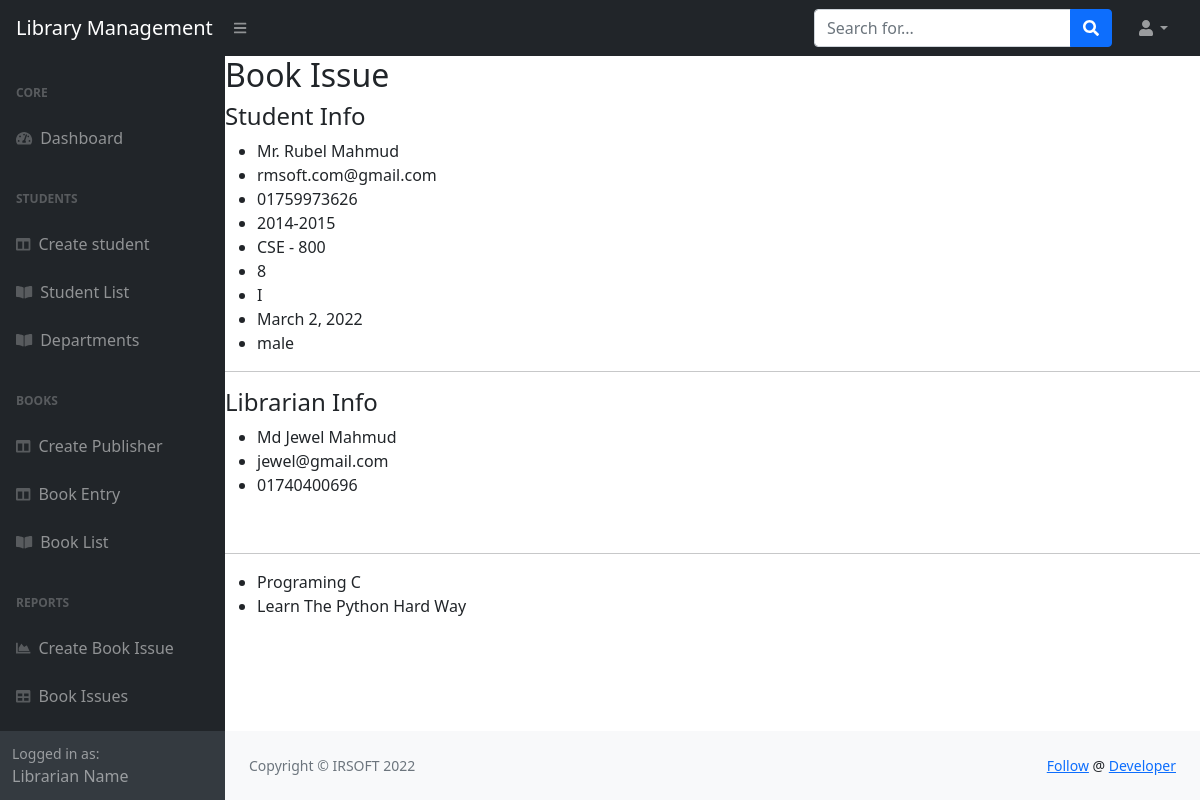
The app's page /issues/1/document/ with its own data.
### book_issues/models.py (models this page shows, shortened)
class BookIssue(models.Model):
    issueId = models.CharField(max_length=50, null=True, blank=True, editable=False)
    title = models.CharField(max_length=100, default='Book reception info')
    slug = models.CharField(max_length=200, null=True, blank=True)
    student = models.ForeignKey(Student, on_delete=models.CASCADE)
    librarian = models.ForeignKey(Librarian, on_delete=models.CASCADE)
    books = models.ManyToManyField(Book, null=True, blank=True)
    issue_date = models.DateTimeField(auto_now_add=True)
    updated_at = models.DateTimeField(null=True, blank=True)
    return_date = models.DateField(null=True, blank=True)
    is_closed = models.BooleanField(default=False)
    class Meta:
        verbose_name_plural = 'bookissues'

### students/models.py (models this page shows, shortened)
class Student(models.Model):
    semisters = (
        ('1','1st'),
        ('2','2nd'),
        ('3','3rd'),
        ('4','4th'),
        ('5','5th'),
        ('6','6th'),
        ('7','7th'),
        ('8','8th'),
    )
    gender = (
        ('male', 'Male'),
        ('female', 'Female'),
        ('other', 'Other'),
    )
    stdId = models.CharField(max_length=50, null=True, blank=True, editable=False)
    name = models.CharField(max_length=100)
    email = models.CharField(max_length=50)
    mobile = models.CharField(max_length=50)
    session = models.CharField(max_length=50)
    department = models.ForeignKey(Department, on_delete=models.CASCADE)
    semister = models.CharField(choices=semisters, max_length=50)
    dob = models.DateField()
    fatherName = models.CharField(max_length=100)
    motherName = models.CharField(max_length=100)
    address = models.TextField(max_length=500)
    religion = models.CharField(max_length=100)
    gender = models.CharField(choices=gender, max_length=100)
    class Meta:
        verbose_name_plural = 'students'

class Department(models.Model):
    name = models.CharField(max_length=100)
    code = models.CharField(max_length=50)
    description = models.TextField(max_length=600)
    class Meta:
        verbose_name_plural = 'departments'
    def __str__(self):
        return f'{self.name} - {self.code}'

### librarians/models.py (models this page shows, shortened)
class Librarian(models.Model):
    libId = models.CharField(max_length=50, null=True, blank=True)
    name = models.CharField(max_length=100)
    email = models.CharField(max_length=50)
    mobile = models.CharField(max_length=50)
    photo = models.ImageField(max_length=600)
    class Meta:
        verbose_name_plural = 'librarians'

### books/models.py (models this page shows, shortened)
class Book(models.Model):
    semisters = (
        ('1','1st'),
        ('2','2nd'),
        ('3','3rd'),
        ('4','4th'),
        ('5','5th'),
        ('6','6th'),
        ('7','7th'),
        ('8','8th'),
    )
    name = models.CharField(max_length=100)
    code = models.CharField(max_length=50)
    publisher = models.ForeignKey(Publisher, on_delete=models.CASCADE)
    department = models.ForeignKey(Department, on_delete=models.CASCADE)
    semister = models.CharField(choices=semisters, max_length=50)
    amount = models.PositiveIntegerField(default=0)
    class Meta:
        verbose_name_plural = 'books'

### book_issues/views.py (the view)
# urls.py: path('<int:issue_id>/document/', document_issue, name='document_issue'),
def document_issue(request, issue_id):
    issue = BookIssue.objects.get(pk=issue_id)
    context = {}
    context['issue'] = issue
    return render(request, 'book_issues/document_issue.html', context)

### templates/book_issues/document_issue.html
{% extends 'base.html' %}
{% block content %}
<h2>Book Issue</h2>
<h4>Student Info</h4>
<ul>
    <li>{{ issue.student.name }}</li>
    <li>{{ issue.student.email }}</li>
    <li>{{ issue.student.mobile }}</li>
    <li>{{ issue.student.session }}</li>
    <li>{{ issue.student.department }}</li>
    <li>{{ issue.student.semister }}</li>
    <li>{{ issue.student.religion }}</li>
    <li>{{ issue.student.dob }}</li>
    <li>{{ issue.student.gender }}</li>
</ul>
<hr>
<h4>Librarian Info</h4>
<ul>
    <li>{{ issue.librarian.name }}</li>
    <li>{{ issue.librarian.email }}</li>
    <li>{{ issue.librarian.mobile }}</li>
</ul>
<br>
<hr>
<ul>
    {% for book in issue.books.all %}
    <li>{{ book.name }}</li>
    {% endfor %}
</ul>
{% endblock content %}

### records on screen
BookIssue: student.name "Mr. Rubel Mahmud", student.email "rmsoft.com@gmail.com", student.mobile "01759973626", student.session "2014-2015", student.department "CSE - 800", student.semister "8", student.religion "I", student.dob "March 2, 2022", student.gender "male", librarian.name "Md Jewel Mahmud", librarian.email "jewel@gmail.com", librarian.mobile "01740400696"
Book: name "Programing C"
Book: name "Learn The Python Hard Way"
